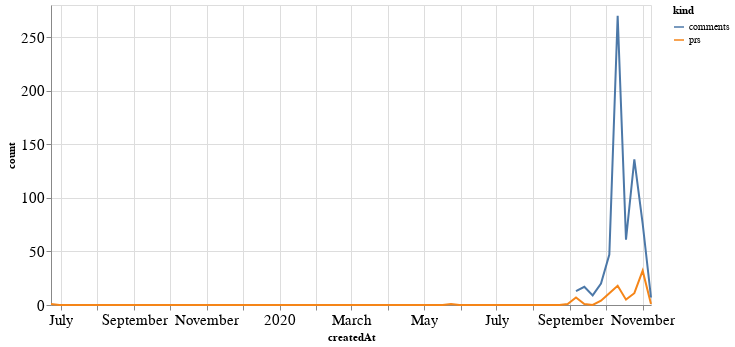

Source (notebook cell):
### Code cell
alt.Chart(total_time, width=600).mark_line().encode(
    x='createdAt',
    y='count',
    color='kind'
)

### Figure 1 — Vega-Lite specification as saved in the notebook (floating-point values rounded to 4 significant figures; data arrays with more than 128 entries replaced by an {"elided": "..."} marker saying what was removed)
{"config": {"axisLeft": {"labelFontSize": 15}, "axisBottom": {"labelFontSize": 15}}, "data": {"name": "data-c7329cab7befdc04d310ed4a82ad47ea"}, "mark": "line", "encoding": {"color": {"type": "nominal", "field": "kind"}, "x": {"type": "temporal", "field": "createdAt"}, "y": {"type": "quantitative", "field": "count"}}, "width": 600, "$schema": "https://vega.github.io/schema/vega-lite/v4.8.1.json", "datasets": {"data-c7329cab7befdc04d310ed4a82ad47ea": {"elided": "146 records"}}}
